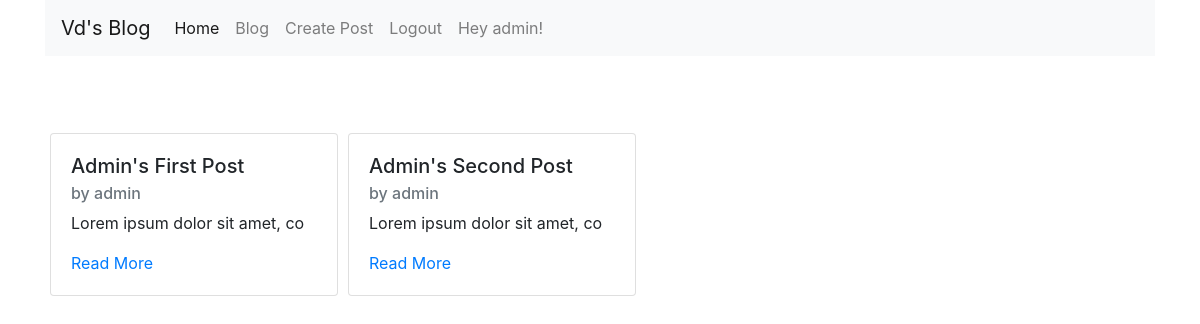
The app's page / (signed in) with its own data.
### blog/models.py (models this page shows, shortened)
class BlogPost(models.Model):
    title = models.CharField(max_length=100)
    content = models.TextField()
    timestamp = models.DateTimeField()
    author = models.ForeignKey(User, on_delete=models.CASCADE)

### blog/views.py (the view)
# urls.py: path('', blog_catalog),
def blog_catalog(request):
    if request.user.is_authenticated:
        all_posts = BlogPost.objects.filter(author=request.user)
    else:
        all_posts = BlogPost.objects.all()
    return render(request, "all_posts.html", {"all_posts": all_posts})

### blog/templates/all_posts.html (shortened to what this page needs)
<!DOCTYPE html>
<html lang="en">
<head>
    <link rel="stylesheet" href="https://stackpath.bootstrapcdn.com/bootstrap/4.4.1/css/bootstrap.min.css">
</head>
<body>
    <div class="container">
        <nav class="navbar navbar-expand-lg navbar-light bg-light">
            <a class="navbar-brand" href="#">Vd's Blog</a>
            <div class="collapse navbar-collapse" id="navbarNavAltMarkup">
                <div class="navbar-nav">
                    <a class="nav-item nav-link active" href="/home">Home <span class="sr-only">(current)</span></a>
                    <a class="nav-item nav-link" href="/blog">Blog</a>
                    {% if user.is_authenticated %}
                        <a class="nav-item nav-link" href="/create">Create Post</a>
                        <a class="nav-item nav-link" href="/logout">Logout</a>
                        <a class="nav-item nav-link">Hey {{user}}!</a>
                    {% endif %}
                </div>
            </div>
        </nav>
        <br><br><br>
        <div style="display: flex; flex-wrap: wrap;">
            {% for post in all_posts %}
            <div class="card" style="width: 18rem; margin:5px;">
                <div class="card-body">
                    <h5 class="card-title">{{post.title}}</h5>
                    <h6 class="card-subtitle mb-2 text-muted">by {{post.author}}</h6>
                    <p class="card-text">{{post.content|slice:"30"}}</p>
                    <a href="/blog/{{post.id}}" class="card-link">Read More</a>
                </div>
            </div>
            {% endfor %}
        </div>
    </div>
</body>
</html>

### records on screen
BlogPost: title "Admin's First Post", author "admin", content "Lorem ipsum dolor sit amet, co"
BlogPost: title "Admin's Second Post", author "admin", content "Lorem ipsum dolor sit amet, co"

### other values on screen
{{ user }} "admin"
